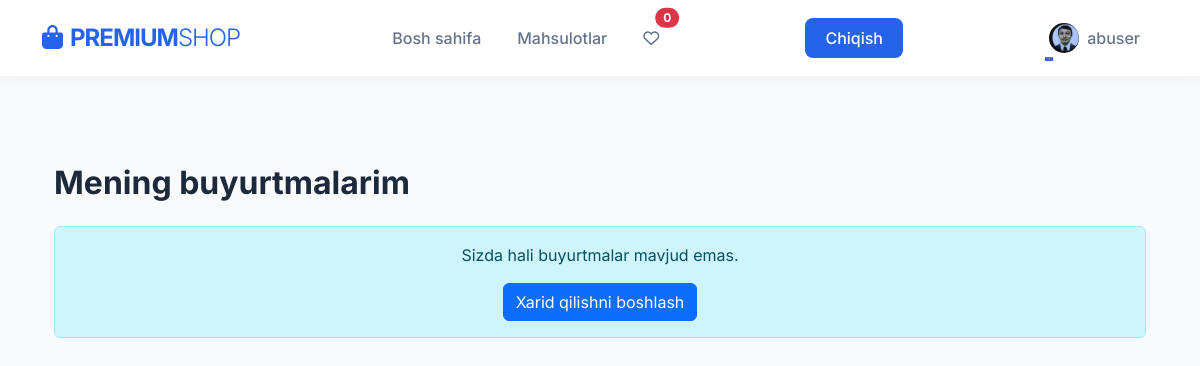
The page /orders/my-orders/ (signed in) on the database its author committed.
### users/models.py (models this page shows, shortened)
class User(AbstractUser):
    USER_ROLES = (
        ("admin","Admin"),
        ("user","User"),
        ("seller","Seller")
    )
    phone = models.CharField(max_length=13, null=True, blank=True)
    image = models.ImageField(upload_to="user_images/",null=True, blank=True)
    address = models.CharField(max_length=50, null=True, blank=True)
    age = models.IntegerField(null=True, blank=True)
    balance = models.DecimalField(max_digits=10, decimal_places=2, null=True, blank=True, default=0.00)
    role = models.CharField(max_length=10, choices=USER_ROLES, default="user")

### orders/views.py (the view)
# urls.py: path('my-orders/', OrderListView.as_view(), name='my_orders'),
class OrderListView(LoginRequiredMixin, View):
    def get(self, request):
        orders = Order.objects.filter(user=request.user).order_by('-created_at')
        return render(request, 'order_list.html', {'orders': orders})

### templates/order_list.html
{% extends 'base.html' %}
{% block content %}
<div class="container py-5">
    <h2 class="fw-bold mb-4">Mening buyurtmalarim</h2>
    {% if orders %}
        <div class="table-responsive">
            <table class="table table-hover border">
                <thead class="table-light">
                    <tr>
                        <th>ID</th>
                        <th>Sana</th>
                        <th>Umumiy summa</th>
                        <th>Holati</th>
                        <th>Amallar</th>
                    </tr>
                </thead>
                <tbody>
                    {% for order in orders %}
                    <tr>
                        <td>#{{ order.id }}</td>
                        <td>{{ order.created_at|date:"d.m.Y H:i" }}</td>
                        <td>{{ order.total_price }} so'm</td>
                        <td>
                            <span class="badge {% if order.status == 'Completed' %}bg-success{% else %}bg-warning{% endif %}">
                                {{ order.status }}
                            </span>
                        </td>
                        <td>
                            <a href="{% url 'order_detail' order.id %}" class="btn btn-sm btn-outline-primary">
                                <i class="bi bi-eye"></i> Batafsil
                            </a>
                        </td>
                    </tr>
                    {% endfor %}
                </tbody>
            </table>
        </div>
    {% else %}
        <div class="alert alert-info text-center">
            Sizda hali buyurtmalar mavjud emas.
            <br>
            <a href="{% url 'products' %}" class="btn btn-primary mt-3">Xarid qilishni boshlash</a>
        </div>
    {% endif %}
</div>
{% endblock %}

### templates/base.html (shortened to what this page needs)
<!DOCTYPE html>
{% load static %}
<html lang="uz">
<head>
    <link href="https://cdn.jsdelivr.net/npm/bootstrap@5.3.2/dist/css/bootstrap.min.css" rel="stylesheet">
    <link rel="stylesheet" href="https://cdnjs.cloudflare.com/ajax/libs/font-awesome/6.4.0/css/all.min.css">
</head>
<body>
    <header class="sticky-top">
        <nav class="navbar navbar-expand-lg navbar-light">
            <div class="container">
                <a class="navbar-brand" href="{% url 'home' %}">
                    <i class="fas fa-shopping-bag me-2"></i>PREMIUM<span class="fw-light">SHOP</span>
                </a>
                <div class="collapse navbar-collapse" id="navbarNav">
                    <ul class="navbar-nav mx-auto">
                        <li class="nav-item"><a class="nav-link" href="{% url 'home' %}">Bosh sahifa</a></li>
                        <li class="nav-item"><a class="nav-link" href="{% url 'products' %}">Mahsulotlar</a></li>
                        {% if user.is_authenticated %}
                        <li>
                            <a href="{% url 'wishlist' %}" class="nav-link position-relative">
                                <i class="far fa-heart"></i>
                                <span class="position-absolute top-0 start-100 translate-middle badge rounded-pill bg-danger">
                                    {{ request.user.wishlist.count }}
                                </span>
                            </a>
                        </li>
                        {% endif %}
                    </ul>
                    <ul class="navbar-nav">
                        <li class="nav-item"><a class="nav-link nav-btn" href="{% url 'logout' %}">Chiqish</a></li>
                    </ul>
                    <ul class="navbar-nav ms-auto">
                        {% if user.is_authenticated %}
                            <li class="nav-item dropdown">
                                <a class="nav-link dropdown-toggle d-flex align-items-center" href="#" id="navbarDropdown" role="button" data-bs-toggle="dropdown" aria-expanded="false">
                                    {% if user.image %}
                                        <img src="{{ user.image.url }}" alt="Profile" class="rounded-circle me-2" style="width: 30px; height: 30px; object-fit: cover;">
                                    {% else %}
                                        <i class="fas fa-user-circle fa-lg me-2"></i>
                                    {% endif %}
                                    {{ user.username }}
                                </a>
                            </li>
                        {% endif %}
                    </ul>
                </div>
            </div>
        </nav>
    </header>
    <main class="container">
        {% block content %}{% endblock %}
    </main>
</body>
</html>

### templates/base.html (style rules this page uses)
:root { --primary-color: #2563eb; --secondary-color: #64748b; --dark-bg: #0f172a; --light-bg: #f8fafc; --text-main: #1e293b; }
body { font-family: 'Inter', sans-serif; background-color: var(--light-bg); color: var(--text-main); margin: 0; display: flex; flex-direction: column; min-height: 100vh; }
.navbar { background-color: rgba(255, 255, 255, 0.95); backdrop-filter: blur(10px); box-shadow: 0 2px 15px rgba(0,0,0,0.05); padding: 15px 0; transition: all 0.3s; }
.navbar-brand { font-weight: 700; font-size: 1.5rem; color: var(--primary-color) !important; letter-spacing: -1px; }
.nav-link { font-weight: 500; color: var(--secondary-color) !important; margin: 0 10px; position: relative; transition: 0.3s; }
.nav-link::after { content: ''; position: absolute; width: 0; height: 2px; bottom: 0; left: 0; background-color: var(--primary-color); transition: width 0.3s; }
.nav-btn { background-color: var(--primary-color); color: white !important; border-radius: 8px; padding: 8px 20px !important; margin-left: 10px; }
main { flex: 1; padding: 40px 0; animation: fadeIn 0.8s ease-in-out; }

### rows shown on the page
User: user.wishlist.count "0", image (picture), username "abuser"
